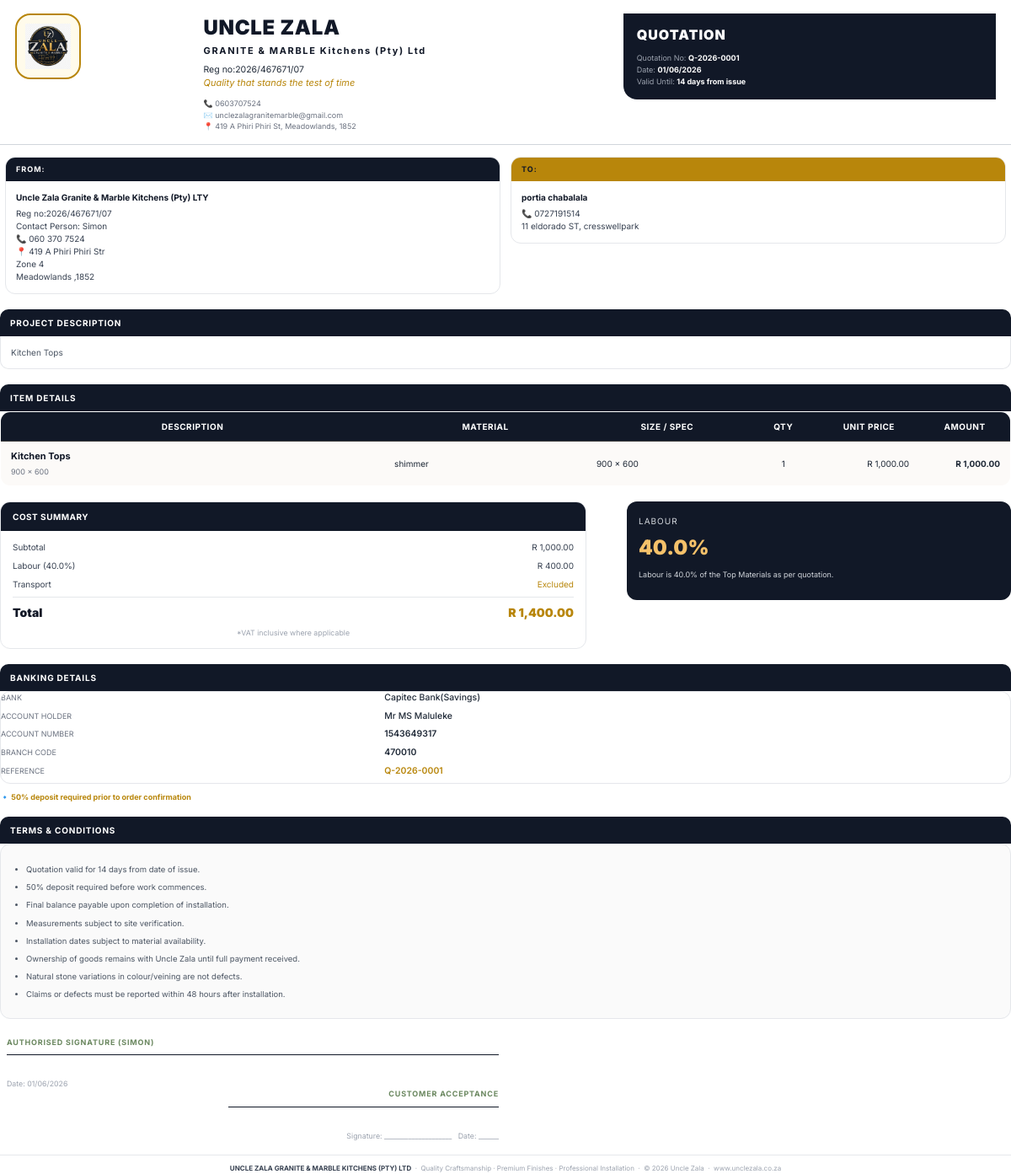
The app's page /quote/1 (signed in) with its own data.
### app.py (models this page shows)
class Quote(db.Model):
    id = db.Column(
        db.Integer,
        primary_key=True
    )
    quote_number = db.Column(
        db.String(50),
        unique=True
    )
    customer_name = db.Column(
        db.String(200)
    )
    customer_phone = db.Column(
        db.String(100)
    )
    customer_address = db.Column(
        db.Text
    )
    description = db.Column(
        db.String(500)
    )
    material = db.Column(
        db.String(200)
    )
    size = db.Column(
        db.Text
    )
    quantity = db.Column(
        db.Integer
    )
    unit_price = db.Column(
        db.Float
    )
    labour_percentage = db.Column(
        db.Float
    )
    labour_amount = db.Column(
        db.Float
    )
    subtotal = db.Column(
        db.Float
    )
    total = db.Column(
        db.Float
    )
    created_at = db.Column(
        db.DateTime,
        default=datetime.utcnow
    )

### app.py (the view)
@app.route(
    "/quote/<int:quote_id>"
)
@login_required
def preview_quote(quote_id):
    quote = Quote.query.get_or_404(
        quote_id
    )
    try:
        parsed = json.loads(quote.size)
        if isinstance(parsed, list):
            parts = []
            for item in parsed:
                s = item.get('size') if isinstance(item, dict) else str(item)
                q = int(item.get('qty', 1)) if isinstance(item, dict) else 1
                parts.append(f"{s} ({q})")
            quote.size_display = ', '.join(parts)
            quote.sizes_list = parsed
        else:
            quote.size_display = None
            quote.sizes_list = None
    except Exception:
        quote.size_display = None
        quote.sizes_list = None
    return render_template(
        "quotation_template.html",
        quote=quote
    )

### app.py (called while the page is built)
def login_required(f):
    @wraps(f)
    def decorated_function(*args, **kwargs):
        if not session.get("logged_in"):
            return redirect(url_for("login"))
        return f(*args, **kwargs)
    return decorated_function

### templates/quotation_template.html (shortened to what this page needs)
<!DOCTYPE html>
<html lang="en">
<head>
</head>
<body>
<div class="hero">
    <table class="hero-table">
        <tr>
            <td class="hero-left">
                <div class="brand-logo">
                    <img src="/static/logo.jpg" alt="Uncle Zala" onerror="this.style.display='none'; this.parentElement.innerHTML='<span style=\'font-size:26px;\'>⚒️</span>';">
                </div>
            </td>
            <td class="hero-center">
                <div class="company-name">UNCLE ZALA</div>
                <div class="company-subtitle">GRANITE & MARBLE Kitchens (Pty) Ltd</div>
                <div>Reg no:2026/467671/07</div>
                <div class="tagline">Quality that stands the test of time</div>
                <div class="contact-line">📞 0603707524</div>
                <div class="contact-line">✉️ unclezalagranitemarble@gmail.com</div>
                <div class="contact-line">📍 419 A Phiri Phiri St, Meadowlands, 1852</div>
            </td>
            <td class="hero-right">
                <div class="quote-card">
                    <div class="quote-card-inner">
                        <div class="quote-title">Quotation</div>
                        <div class="quote-meta"><span class="label">Quotation No:</span> <strong>{{ quote.quote_number }}</strong></div>
                        <div class="quote-meta"><span class="label">Date:</span> <strong>{{ quote.created_at.strftime('%d/%m/%Y') if quote.created_at else 'N/A' }}</strong></div>
                        <div class="quote-meta"><span class="label">Valid Until:</span> <strong>{{ quote.valid_until if quote.valid_until else '14 days from issue' }}</strong></div>
                    </div>
                </div>
            </td>
        </tr>
    </table>
</div>
<table class="client-row">
    <tr>
        <td class="client-box">
            <div class="client-panel">
                <div class="client-header from">FROM:</div>
                <div class="client-content">
                    <strong>Uncle Zala Granite & Marble Kitchens (Pty) LTY</strong>
                    <div>Reg no:2026/467671/07</div>
                    <div>Contact Person: Simon</div>
                    <div>📞 060 370 7524</div>
                    <div>📍 419 A Phiri Phiri Str</div>
                    <div>Zone 4</div>
                    <div>Meadowlands ,1852</div>
                </div>
            </div>
        </td>
        <td class="client-box">
            <div class="client-panel">
                <div class="client-header to">TO:</div>
                <div class="client-content">
                    <strong>{{ quote.customer_name }}</strong>
                    <div>📞 {{ quote.customer_phone }}</div>
                    <div>{{ quote.customer_address }}</div>
                </div>
            </div>
        </td>
    </tr>
</table>
<div class="section-header">Project Description</div>
<div class="desc-box">
    {{ quote.description if quote.description else 'Supply, fabrication and installation of premium granite / marble worktops as per client specifications.' }}
</div>
<div class="items-section">
    <div class="section-header">Item Details</div>
    <div class="items-wrapper">
            <table class="items-table">
                <thead>
                    <tr>
                        <th style="width:38%;">Description</th>
                        <th style="width:20%;">Material</th>
                        <th style="width:16%;">Size / Spec</th>
                        <th class="text-center" style="width:7%;">Qty</th>
                        <th class="text-right price-col">Unit Price</th>
                        <th class="text-right amount-col">Amount</th>
                    </tr>
                </thead>
                <tbody>
                    {% if quote.sizes_list %}
                        {% for item in quote.sizes_list %}
                            <tr>
                                <td>
                                    <div class="item-heading">{{ quote.description | default('Kitchen Tops', true) }}</div>
                                    <div class="item-subtext">{{ item.material if item.material else quote.material | default('Granite', true) }} · {{ item.size }}</div>
                                </td>
                                <td>{{ item.material if item.material else quote.material | default('Granite', true) }}</td>
                                <td>{{ item.size }}</td>
                                <td style="text-align:center;">{{ item.qty }}</td>
                                <td style="text-align:right;">R {{ "{:,.2f}".format(item.price) }}</td>
                                <td style="text-align:right;font-weight:700;">R {{ "{:,.2f}".format(item.qty * item.price) }}</td>
                            </tr>
                        {% endfor %}
                    {% else %}
                        <tr>
                            <td>
                                <div class="item-heading">{{ quote.description | default('Kitchen Tops', true) }}</div>
                                <div class="item-subtext">{{ quote.size_display if quote.size_display else (quote.size | default('Standard 30mm edge profile', true)) }}</div>
                            </td>
                            <td>{{ quote.material | default('Granite', true) }}</td>
                            <td>{{ quote.size_display if quote.size_display else (quote.size | default('Standard 30mm edge profile', true)) }}</td>
                            <td style="text-align:center;">{{ quote.quantity | default(1, true) }}</td>
                            <td style="text-align:right;">R {{ "{:,.2f}".format(quote.unit_price) if quote.unit_price else '0.00' }}</td>
                            <td style="text-align:right;font-weight:700;">R {{ "{:,.2f}".format(quote.subtotal) }}</td>
                        </tr>
                    {% endif %}
                </tbody>
        </table>
    </div>
</div>
<div class="totals-section">
    <div class="totals-box">
        <div class="totals-header">Cost Summary</div>
        <div class="totals-body">
            <div class="total-row">
                <span>Subtotal</span>
                <span>R {{ "{:,.2f}".format(quote.subtotal) }}</span>
            </div>
            <div class="total-row">
                <span>Labour ({{ quote.labour_percentage }}%)</span>
                <span>R {{ "{:,.2f}".format(quote.labour_amount) }}</span>
            </div>
            <div class="total-row">
                <span>Transport</span>
                <span class="gold">Excluded</span>
            </div>
            <div class="total-row grand">
                <span>Total</span>
                <span class="gold">R {{ "{:,.2f}".format(quote.total) }}</span>
            </div>
            <div class="totals-footnote">*VAT inclusive where applicable</div>
        </div>
    </div>
    <div class="labour-card">
        <div class="label">Labour</div>
        <div class="value">{{ quote.labour_percentage or 40 }}%</div>
        <p>Labour is {{ quote.labour_percentage or 40 }}% of the Top Materials as per quotation.</p>
    </div>
</div>
<div class="bank-section">
    <div class="section-header">Banking Details</div>
    <div class="bank-grid">
        <div class="bank-box">
            <div class="bank-row"><span class="bank-label">Bank</span><span style="font-weight:500;">Capitec Bank(Savings)</span></div>
            <div class="bank-row"><span class="bank-label">Account Holder</span><span style="font-weight:500;">Mr MS Maluleke</span></div>
            <div class="bank-row"><span class="bank-label">Account Number</span><span style="font-weight:600;">1543649317</span></div>
            <div class="bank-row"><span class="bank-label">Branch Code</span><span style="font-weight:600;">470010</span></div>
            <div class="bank-row" style="border:none;"><span class="bank-label">Reference</span><span class="gold" style="font-weight:600;">{{ quote.quote_number }}</span></div>
        </div>
    </div>
    <div class="deposit-note">🔹 50% deposit required prior to order confirmation</div>
</div>
<div class="terms-section">
    <div class="section-header">Terms & Conditions</div>
    <div class="terms-box">
        <ul>
            <li>Quotation valid for 14 days from date of issue.</li>
            <li>50% deposit required before work commences.</li>
            <li>Final balance payable upon completion of installation.</li>
            <li>Measurements subject to site verification.</li>
            <li>Installation dates subject to material availability.</li>
            <li>Ownership of goods remains with Uncle Zala until full payment received.</li>
            <li>Natural stone variations in colour/veining are not defects.</li>
            <li>Claims or defects must be reported within 48 hours after installation.</li>
        </ul>
    </div>
</div>
<div class="signature-section">
    <div class="sig-block">
        <div class="sig-title">Authorised Signature (Simon)</div>
        <div class="sig-line"></div>
        <div class="sig-hint">Date: {{ quote.created_at.strftime('%d/%m/%Y') if quote.created_at else '______' }}</div>
    </div>
    <div class="sig-block" style="text-align:right;">
        <div class="sig-title">Customer Acceptance</div>
        <div class="sig-line" style="margin-left:auto; width:55%;"></div>
        <div class="sig-hint">Signature: ____________________ &nbsp; Date: ______</div>
    </div>
</div>
<div class="footer">
    <strong>UNCLE ZALA GRANITE & MARBLE KITCHENS (PTY) LTD</strong> &nbsp;·&nbsp; Quality Craftsmanship · Premium Finishes · Professional Installation &nbsp;·&nbsp; © {{ quote.created_at.year if quote.created_at else '2025' }} Uncle Zala &nbsp;·&nbsp; www.unclezala.co.za
</div>
</body>
</html>

### records on screen
Quote: quote_number "Q-2026-0001", created_at "01/06/2026", customer_name "portia chabalala", customer_phone "0727191514", customer_address "11 eldorado ST, cresswellpark", description "Kitchen Tops", size "900 x 600", material "shimmer", quantity "1", unit_price "1,000.00", subtotal "1,000.00", labour_percentage "40.0", labour_amount "400.00", total "1,400.00", created_at "2026"

### other values on screen
{{ quote.valid_until if quote.valid_until else '14 days from issue' }} "14 days from issue"
